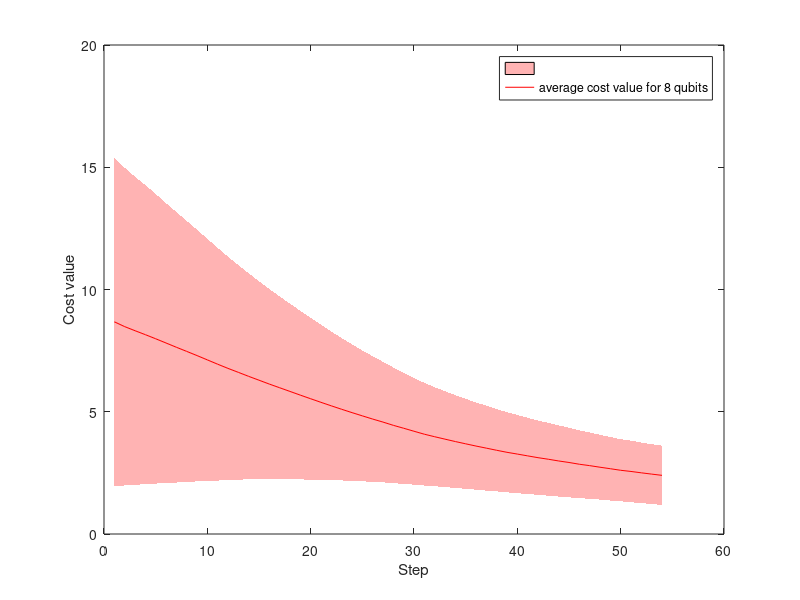

Recreate this plot in MATLAB. (Note: this script raises an error after producing the figure.)
clear
clc
%%
m1 = load('nqubitscase_8qubits2_7.mat');
m2 = load('nqubitscase_8qubits_7.mat');
m3 = load('nqubitscase_8qubits_2_good.mat');
m4 = load('nqubitscase_8qubits_6_good.mat');
m5 = load('nqubitscase_8qubits_9.mat');
% m6 = load('8qubitscase11.mat');
% m7 = load('8qubitscase12.mat');
% m8 = load('8qubitscase13.mat');
% m9 = load('8qubitscase14.mat');
% m10 = load('8qubitscase15.mat');


y1 = m1.costvalue;
y2 = m2.costvalue;
y3 = m3.costvalue;
y4 = m4.costvalue;
y5 = m5.costvalue;
% y6 = m6.costvalue;
% y7 = m7.costvalue;
% y8 = m8.costvalue;
% y9 = m9.costvalue;
% y10 = m10.costvalue;

%xlength = min([length(y1),length(y2),length(y3),length(y4),length(y5),length(y6),length(y7),length(y8),length(y9),length(y10)]);


xlength = min([length(y1),length(y2),length(y3),length(y4),length(y5)]);


y1f = y1(length(y1)-xlength+3:1:length(y1));
y2f = y2(length(y2)-xlength+3:1:length(y2));
y3f = y3(length(y3)-xlength+3:1:length(y3));
y4f = y4(length(y4)-xlength+3:1:length(y4));
y5f = y5(length(y5)-xlength+3:1:length(y5));
% y6f = y6(3:1:xlength);
% y7f = y7(3:1:xlength);
% y8f = y8(3:1:xlength);
% y9f = y9(3:1:xlength);
% y10f = y10(3:1:xlength);

xspace = 1:1:xlength-2;
% ymean = mean([y1f;y2f;y3f;y4f;y5f;y6f;y7f;y8f;y9f;y10f],1);
% ystd1 = ymean+std([y1f;y2f;y3f;y4f;y5f;y6f;y7f;y8f;y9f;y10f],0,1);
% ystd2 = ymean-std([y1f;y2f;y3f;y4f;y5f;y6f;y7f;y8f;y9f;y10f],0,1);
% yvar = var([y1f;y2f;y3f;y4f;y5f;y6f;y7f;y8f;y9f;y10f],1);

ymean = mean([y1f;y2f;y3f;y4f;y5f],1);
ystd1 = ymean+std([y1f;y2f;y3f;y4f;y5f],0,1);
ystd2 = ymean-std([y1f;y2f;y3f;y4f;y5f],0,1);
yvar = var([y1f;y2f;y3f;y4f;y5f],1);

h1 = fill([xspace,fliplr(xspace)],[ystd1,fliplr(ystd2)],'r');
set(h1,'edgealpha',0,'facealpha',0.3)
hold on
plot(xspace,ymean,'r')
%%
% m11 = load('6qubitscase1.mat');
% m12 = load('6qubitscase2.mat');
% m13 = load('6qubitscase3.mat');
% m14 = load('6qubitscase4.mat');
% m15 = load('6qubitscase5.mat');
% m16 = load('6qubitscase6.mat');
% m17 = load('6qubitscase7.mat');
% m18 = load('6qubitscase8.mat');
% m19 = load('6qubitscase9.mat');
% m20 = load('6qubitscase10.mat');
% % m21 = load('6qubitcase11.mat');
% % m22 = load('6qubitcase12.mat');
% % m23 = load('6qubitcase13.mat');
% % m24 = load('6qubitcase14.mat');
% 
% g1 = m11.costvalue;
% g2 = m12.costvalue;
% g3 = m13.costvalue;
% g4 = m14.costvalue;
% g5 = m15.costvalue;
% g6 = m16.costvalue;
% g7 = m17.costvalue;
% g8 = m18.costvalue;
% g9 = m19.costvalue;
% g10 = m20.costvalue;
% % g3 = m13.costvalue;
% % g4 = m14.costvalue;
% % g5 = m15.costvalue;
% 
% slength = max([length(g1),length(g2),length(g3),length(g4),length(g5),length(g6),length(g7),length(g8),length(g9),length(g10)]);
% 
% g1f = [g1(3:1:length(g1)),zeros(1,slength-length(g1))];
% g2f = [g2(3:1:length(g2)),zeros(1,slength-length(g2))];
% g3f = [g3(3:1:length(g3)),zeros(1,slength-length(g3))];
% g4f = [g4(3:1:length(g4)),zeros(1,slength-length(g4))];
% g5f = [g5(3:1:length(g5)),zeros(1,slength-length(g5))];
% g6f = [g6(3:1:length(g6)),zeros(1,slength-length(g6))];
% g7f = [g7(3:1:length(g7)),zeros(1,slength-length(g7))];
% g8f = [g8(3:1:length(g8)),zeros(1,slength-length(g8))];
% g9f = [g9(3:1:length(g9)),zeros(1,slength-length(g9))];
% g10f = [g10(3:1:length(g10)),zeros(1,slength-length(g10))];
% % g5f = g5(3:1:slength);
% % g6f = g6(3:1:slength);
% % g7f = g7(3:1:slength);
% % g8f = g8(3:1:slength);
% % g9f = g9(3:1:slength);
% % g10f = g10(3:1:slength);
% 
% sspace = 1:1:slength-2;
% gmean = mean([g1f;g2f;g3f;g4f;g5f;g6f;g7f;g8f;g9f;g10f],1);
% gstd1 = gmean+std([g1f;g2f;g3f;g4f;g5f;g6f;g7f;g8f;g9f;g10f ],0,1);
% gstd2 = gmean-std([g1f;g2f;g3f;g4f;g5f;g6f;g7f;g8f;g9f;g10f ],0,1);
% gvar = var([g1f;g2f;g3f;g4f;g5f;g6f;g7f;g8f;g9f;g10f ],1);
% h2 = fill([sspace,fliplr(sspace)],[gstd1,fliplr(gstd2)],'b');
% %;g6f;g7f;g8f;g9f;g10f
% 
% 
% set(h2,'edgealpha',0,'facealpha',0.3)
% plot(sspace,gmean,'b')

%%
%legend('','average cost value for 8 qubits','','average cost value for 6 qubits')
legend('','average cost value for 8 qubits')
xlabel('Step')
ylabel('Cost value')
fig = gcf;
fig.PaperPositionMode = 'auto';
fig_pos = fig.PaperPosition;
fig.PaperSize = [fig_pos(3) fig_pos(4)];